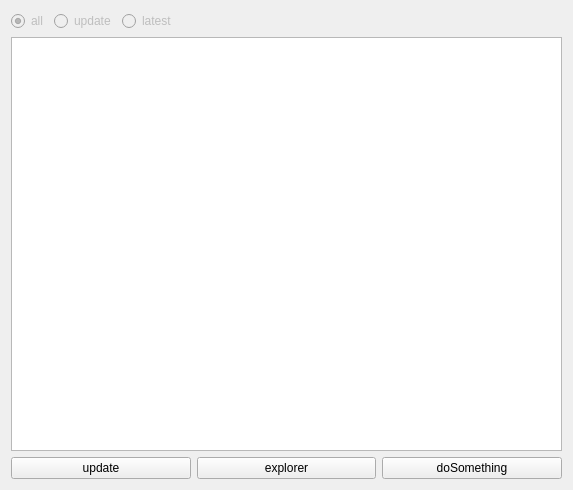
<?xml version="1.0" encoding="UTF-8"?>
<ui version="4.0">
 <class>dsReader</class>
 <widget class="QWidget" name="dsReader">
  <property name="geometry">
   <rect>
    <x>0</x>
    <y>0</y>
    <width>573</width>
    <height>490</height>
   </rect>
  </property>
  <property name="windowTitle">
   <string>Form</string>
  </property>
  <layout class="QGridLayout" name="gridLayout">
   <item row="0" column="0">
    <layout class="QHBoxLayout" name="horizontalLayout">
     <item>
      <widget class="QRadioButton" name="all_RB">
       <property name="enabled">
        <bool>false</bool>
       </property>
       <property name="text">
        <string>all</string>
       </property>
       <property name="checked">
        <bool>true</bool>
       </property>
      </widget>
     </item>
     <item>
      <widget class="QRadioButton" name="red_RB">
       <property name="enabled">
        <bool>false</bool>
       </property>
       <property name="text">
        <string>update</string>
       </property>
       <property name="checked">
        <bool>false</bool>
       </property>
      </widget>
     </item>
     <item>
      <widget class="QRadioButton" name="green_RB">
       <property name="enabled">
        <bool>false</bool>
       </property>
       <property name="text">
        <string>latest</string>
       </property>
      </widget>
     </item>
     <item>
      <spacer name="horizontalSpacer">
       <property name="orientation">
        <enum>Qt::Horizontal</enum>
       </property>
       <property name="sizeHint" stdset="0">
        <size>
         <width>40</width>
         <height>20</height>
        </size>
       </property>
      </spacer>
     </item>
    </layout>
   </item>
   <item row="2" column="0">
    <layout class="QHBoxLayout" name="horizontalLayout_2">
     <item>
      <widget class="QPushButton" name="update_B">
       <property name="text">
        <string>update</string>
       </property>
      </widget>
     </item>
     <item>
      <widget class="QPushButton" name="explorer_B">
       <property name="text">
        <string>explorer</string>
       </property>
      </widget>
     </item>
     <item>
      <widget class="QPushButton" name="doIt3_B">
       <property name="text">
        <string>doSomething</string>
       </property>
      </widget>
     </item>
    </layout>
   </item>
   <item row="1" column="0">
    <widget class="QTableWidget" name="tableWidget">
     <property name="minimumSize">
      <size>
       <width>457</width>
       <height>272</height>
      </size>
     </property>
     <property name="verticalScrollBarPolicy">
      <enum>Qt::ScrollBarAsNeeded</enum>
     </property>
     <property name="horizontalScrollBarPolicy">
      <enum>Qt::ScrollBarAlwaysOff</enum>
     </property>
     <property name="editTriggers">
      <set>QAbstractItemView::NoEditTriggers</set>
     </property>
     <property name="showDropIndicator" stdset="0">
      <bool>false</bool>
     </property>
     <property name="dragDropOverwriteMode">
      <bool>false</bool>
     </property>
     <property name="selectionBehavior">
      <enum>QAbstractItemView::SelectRows</enum>
     </property>
     <property name="iconSize">
      <size>
       <width>75</width>
       <height>75</height>
      </size>
     </property>
     <property name="showGrid">
      <bool>false</bool>
     </property>
     <property name="gridStyle">
      <enum>Qt::NoPen</enum>
     </property>
     <property name="wordWrap">
      <bool>false</bool>
     </property>
     <property name="cornerButtonEnabled">
      <bool>true</bool>
     </property>
     <attribute name="horizontalHeaderVisible">
      <bool>false</bool>
     </attribute>
     <attribute name="horizontalHeaderDefaultSectionSize">
      <number>75</number>
     </attribute>
     <attribute name="horizontalHeaderHighlightSections">
      <bool>false</bool>
     </attribute>
     <attribute name="horizontalHeaderMinimumSectionSize">
      <number>30</number>
     </attribute>
     <attribute name="horizontalHeaderStretchLastSection">
      <bool>false</bool>
     </attribute>
     <attribute name="verticalHeaderVisible">
      <bool>false</bool>
     </attribute>
     <attribute name="verticalHeaderDefaultSectionSize">
      <number>75</number>
     </attribute>
     <attribute name="verticalHeaderHighlightSections">
      <bool>false</bool>
     </attribute>
     <column>
      <property name="text">
       <string>icon</string>
      </property>
     </column>
     <column>
      <property name="text">
       <string/>
      </property>
     </column>
     <column>
      <property name="text">
       <string>ver</string>
      </property>
     </column>
     <column>
      <property name="text">
       <string>path</string>
      </property>
     </column>
     <column>
      <property name="text">
       <string>pathStart</string>
      </property>
     </column>
    </widget>
   </item>
  </layout>
 </widget>
 <resources/>
 <connections>
  <connection>
   <sender>update_B</sender>
   <signal>clicked()</signal>
   <receiver>dsReader</receiver>
   <slot>close()</slot>
   <hints>
    <hint type="sourcelabel">
     <x>206</x>
     <y>309</y>
    </hint>
    <hint type="destinationlabel">
     <x>197</x>
     <y>172</y>
    </hint>
   </hints>
  </connection>
 </connections>
</ui>
